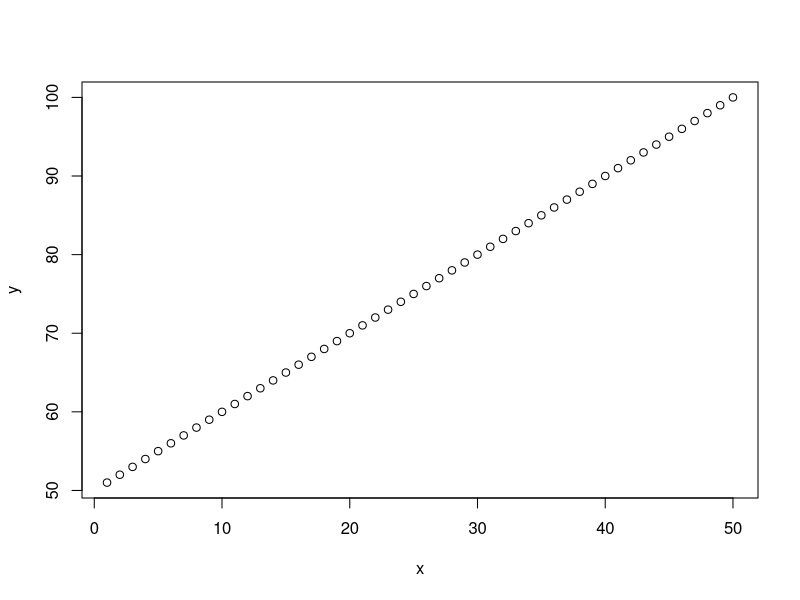
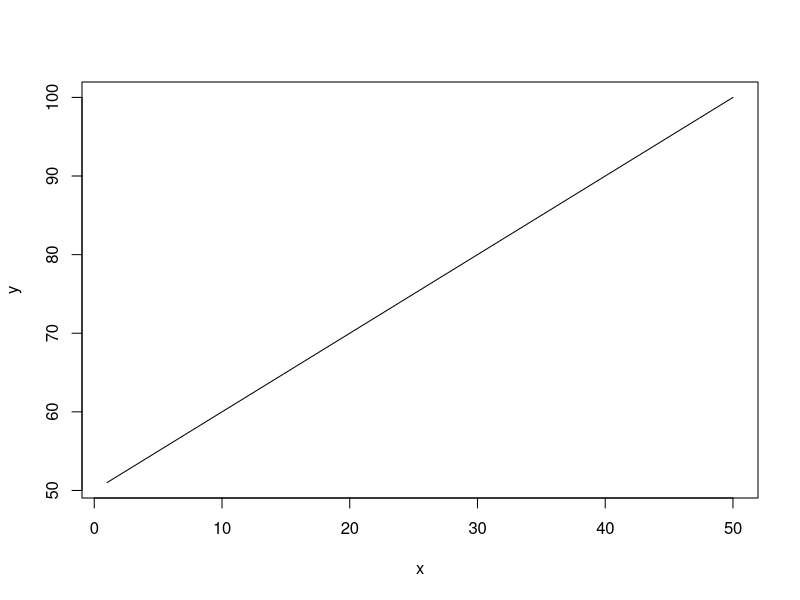
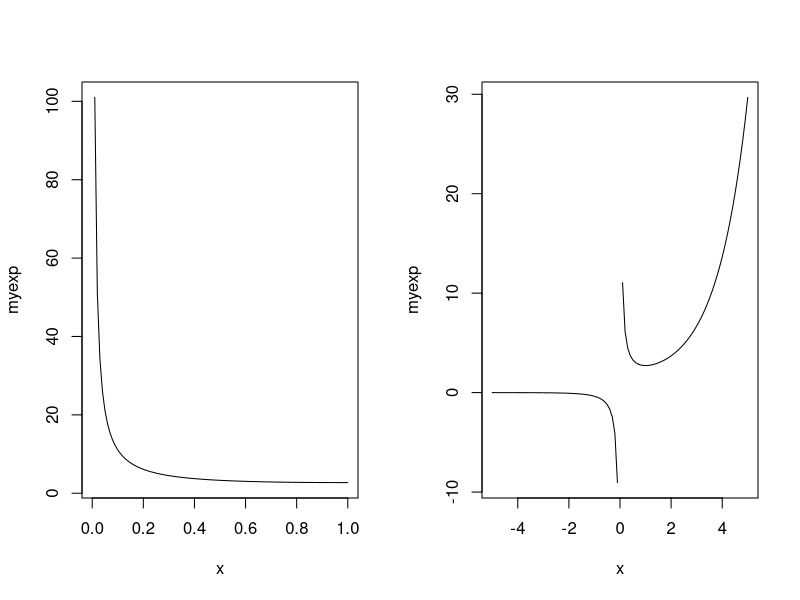
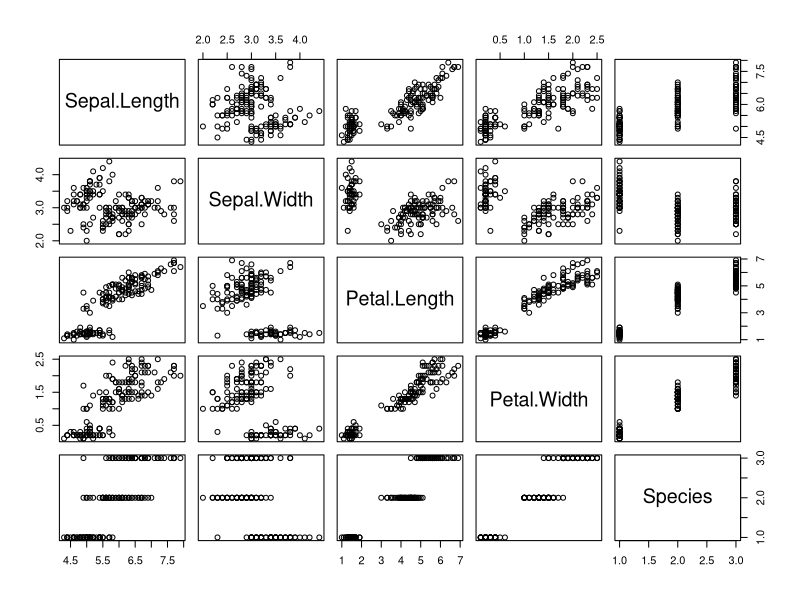
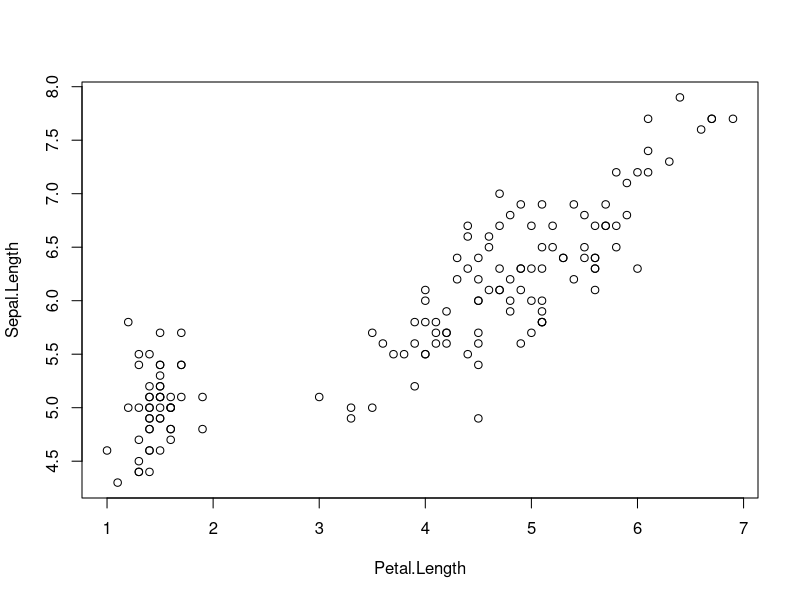
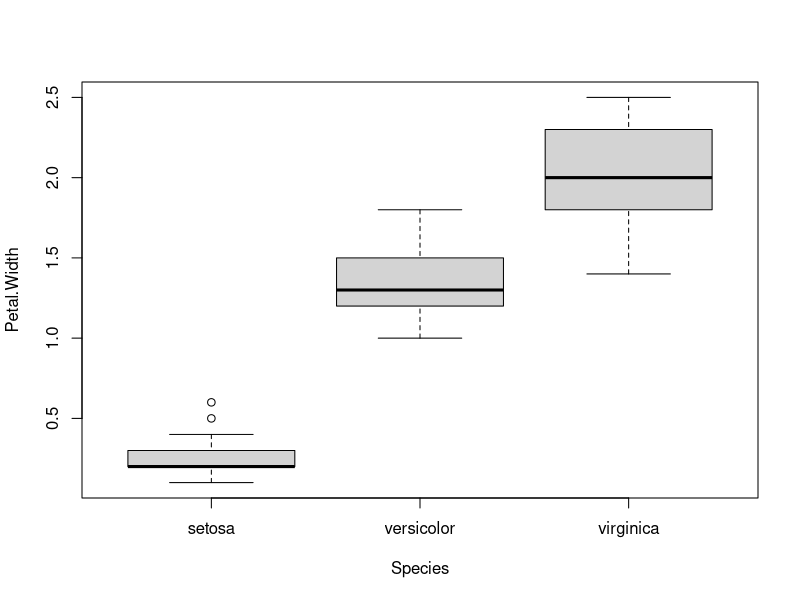
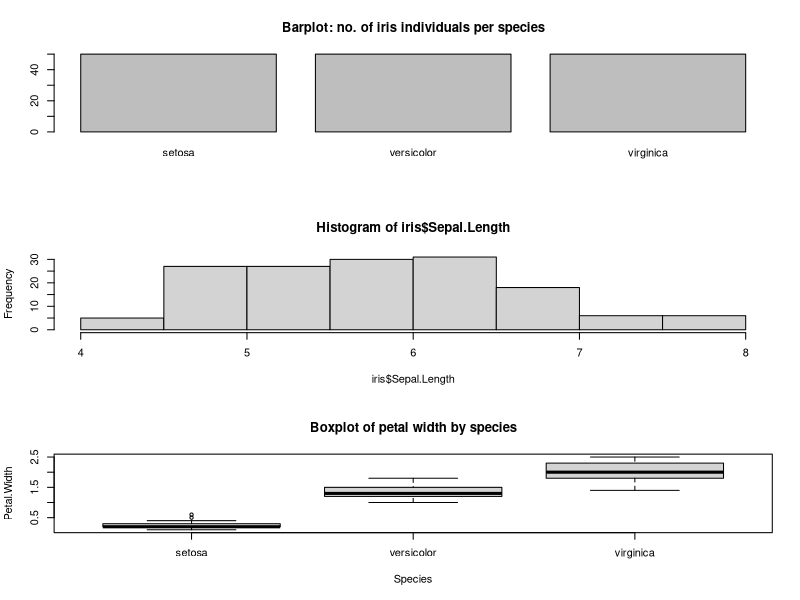
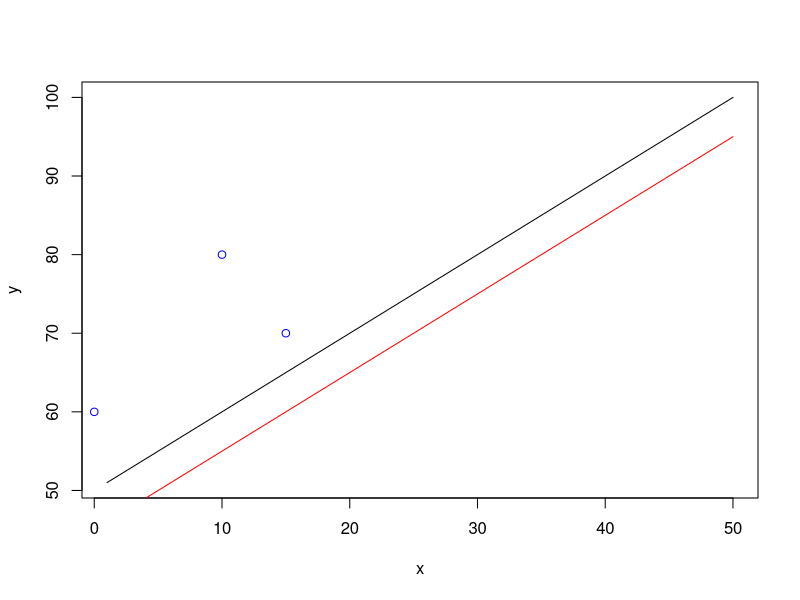

These figures' R source, in order: (Note: this script raises an error after producing the figures.)
## ---- chunk 1
knitr::opts_chunk$set(echo = TRUE, 
                      fig.width = 5, 
                      fig.asp = 3/4, 
                      comment = "#>",
                      warning = FALSE,
                      message = FALSE,
                      collapse = TRUE)
## ---- chunk 2
# make two vectors of equal length
x <- 1:50
y <- 51:100

plot(x, y)

## ---- chunk 3
plot(x, y, type = "l")
## ---- chunk 4
# define a function
myexp <- function(x){
  exp(x)/x
} 

# fit two plots in one window using par()
par(mfrow = c(1, 2))

# plot with default xlim
plot(myexp)

# plot with x in a range between -5 and 5
plot(myexp, xlim = c(-5, 5))

# reset parameters to one plot per window
par(mfrow = c(1, 1))

## ---- chunk 5
summary(iris)
## ---- chunk 6
plot(iris)
## ---- chunk 7
plot(Sepal.Length ~ Petal.Length, data = iris)

## ---- chunk 8
plot(Petal.Width ~ Species, data = iris)
## ---- chunk 9
# examples
par(mfrow = c(3, 1))

barplot(table(iris$Species), main = "Barplot: no. of iris individuals per species")
hist(iris$Sepal.Length)
boxplot(Petal.Width ~ Species, data = iris, main = "Boxplot of petal width by species")

par(mfrow = c(1,1))
## ---- chunk 10

plot(x, y, type = "l")
lines(x, y - 5, col = "red")
points(c(0, 10, 15), c(60, 80, 70), col = "blue")

## ---- chunk 11
knitr::include_graphics("r-plot-pch-symbols-points-in-r.png")
## ---- chunk 12
plot(Sepal.Length ~ Petal.Length, data = iris, pch = 15)
## ---- chunk 13
plot(x, y, type = "l", lty = 2)
## ---- chunk 14
plot(Sepal.Length ~ Petal.Length, data = iris, pch = 15, col = "red")
## ---- chunk 15
iris$Species <- factor(iris$Species)

plot(Sepal.Length ~ Petal.Length, data = iris, pch = 15, col = c("red", "blue", "black")[iris$Species])
## ---- chunk 16
plot(Sepal.Length ~ Petal.Length, data = iris, pch = 15, col = c("red", "blue", "black")[iris$Species])
legend("bottomright", legend = levels(iris$Species), col = c("red", "blue", "black"), pch = 15)
## ---- chunk 17
plot(Sepal.Length ~ Petal.Length, 
     data = iris, 
     pch = 15, 
     col = c("red", "blue", "black")[iris$Species],
     main = "Relationship between Iris' petal and sepal length",
     xlab = "Petal length",
     ylab = "Sepal length")
legend("bottomright", legend = levels(iris$Species), col = c("red", "blue", "black"), pch = 15)
## ---- chunk 18
plot(Sepal.Length ~ Petal.Length, 
     data = iris, 
     pch = 15, 
     col = c("red", "blue", "black")[iris$Species],
     main = "Relationship between Iris' petal and sepal length",
     xlab = "Petal length",
     ylab = "Sepal length",
     xlim = c(2.5, 7))
legend("bottomright", legend = levels(iris$Species), col = c("red", "blue", "black"), pch = 15)
## ---- chunk 19
library(ggplot2)
ggplot(iris, aes(Petal.Length, Sepal.Length, col = Species)) +
  geom_point(pch = 15) +
  labs(title = "Relationship between Iris' petal and sepal length",
     x = "Petal length",
     y = "Sepal length")
